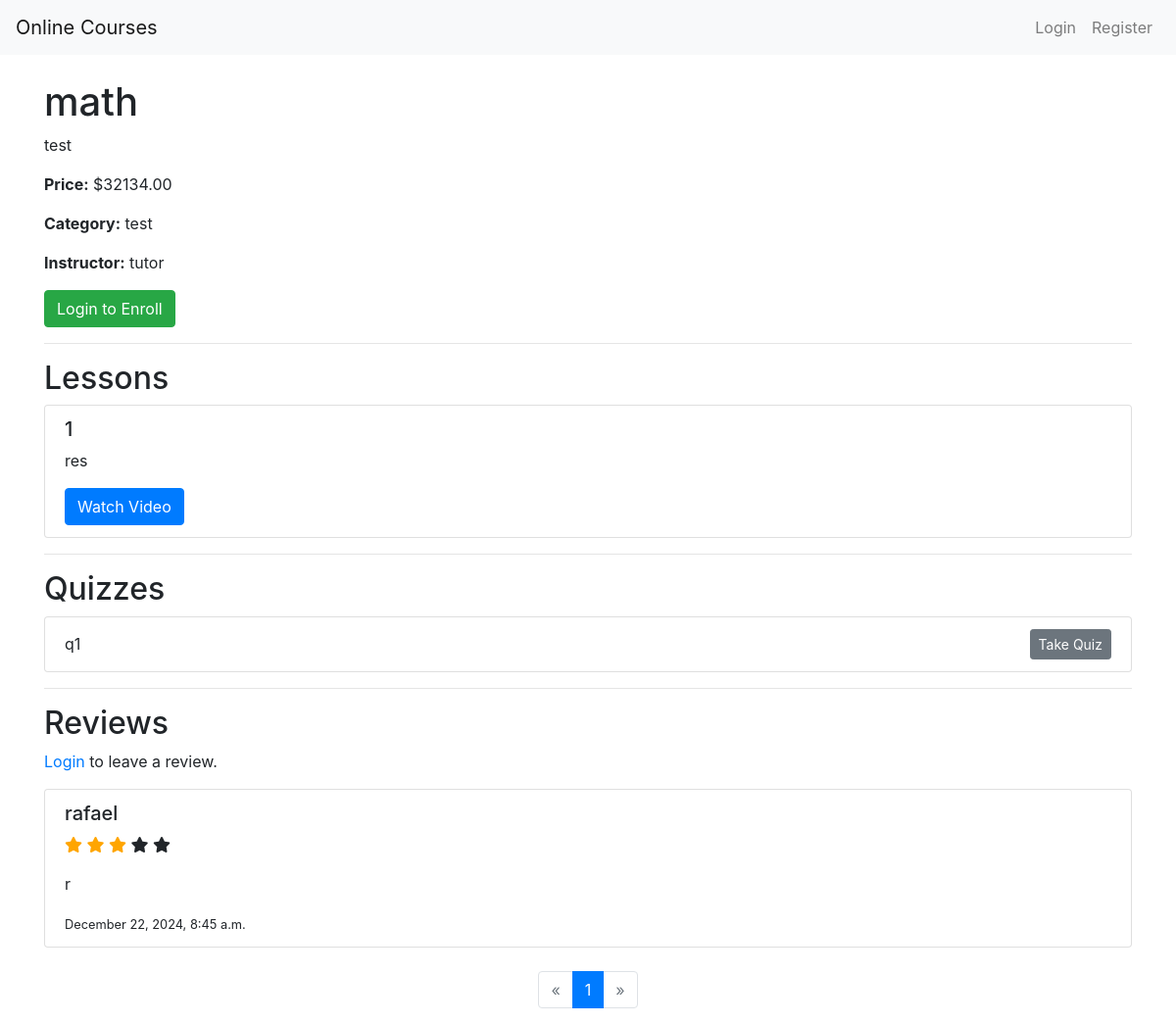
The page /courses/1/ on the database as committed earlier.
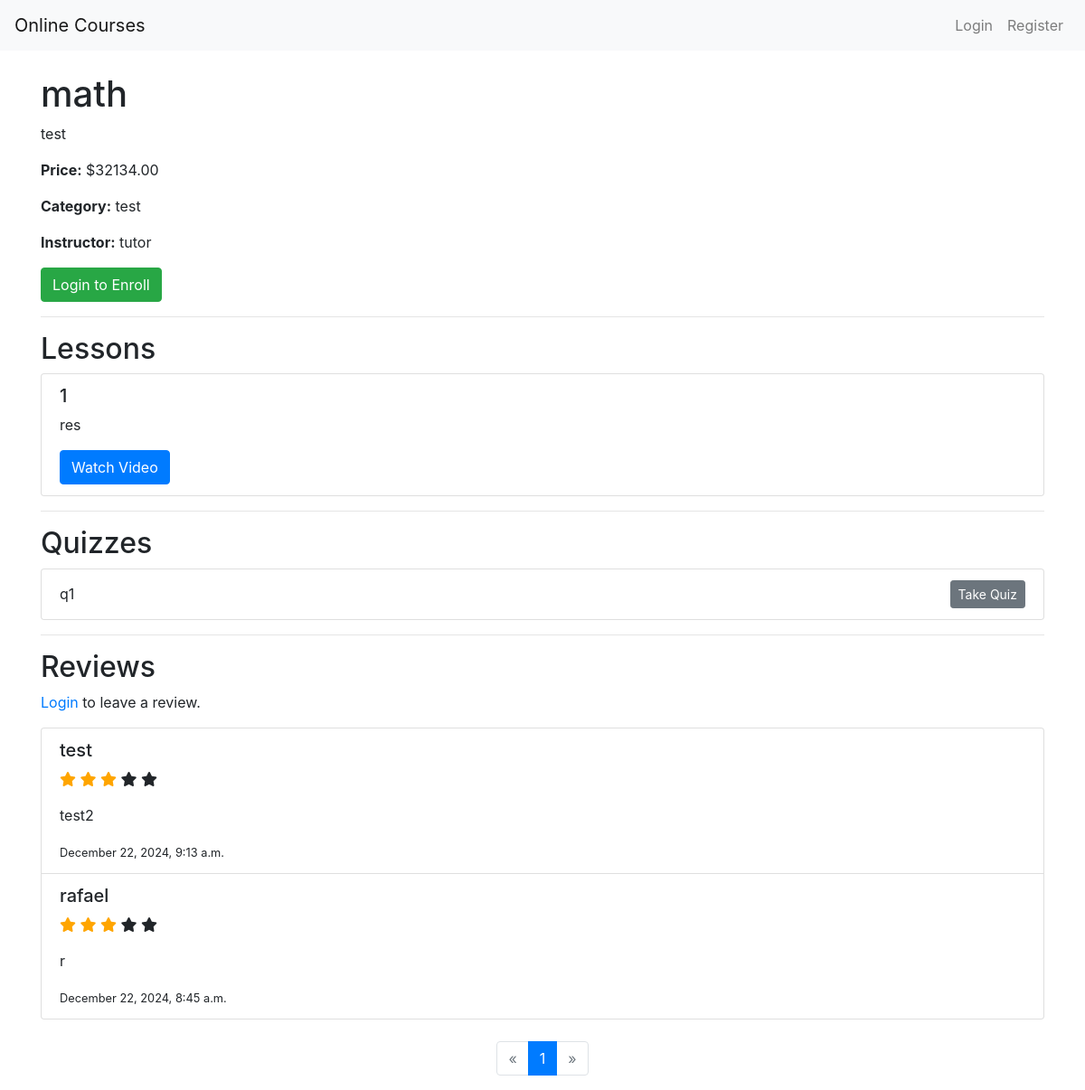
The same page on the database as committed later.
### courses/models.py (models this page shows, shortened)
class Course(models.Model):
    title = models.CharField(max_length=255)
    description = models.TextField()
    price = models.DecimalField(max_digits=8, decimal_places=2)
    category = models.ForeignKey(Category, on_delete=models.CASCADE, related_name='courses')
    created_at = models.DateTimeField(auto_now_add=True)
    instructor = models.ForeignKey(User, on_delete=models.CASCADE, related_name='courses')

class Category(models.Model):
    name = models.CharField(max_length=255)
    description = models.TextField()

class User(AbstractUser):
    is_student = models.BooleanField(default=False)
    is_instructor = models.BooleanField(default=False)

class Lesson(models.Model):
    course = models.ForeignKey(Course, on_delete=models.CASCADE, related_name='lessons')
    title = models.CharField(max_length=255)
    content = models.TextField()
    video_url = models.URLField()

class Quiz(models.Model):
    course = models.ForeignKey(Course, on_delete=models.CASCADE, related_name='quizzes')
    title = models.CharField(max_length=255)
    total_marks = models.IntegerField()

class Review(models.Model):
    course = models.ForeignKey(Course, on_delete=models.CASCADE, related_name='reviews')
    user = models.ForeignKey(User, on_delete=models.CASCADE, related_name='reviews')
    rating = models.IntegerField()
    comment = models.TextField()
    created_at = models.DateTimeField(auto_now_add=True)

### courses/views.py (the view, shortened to what this page needs)
# urls.py: path('courses/<int:course_id>/', views.course_detail, name='course_detail'),
def course_detail(request, course_id):
    course = get_object_or_404(Course, id=course_id)
    lessons = course.lessons.all()
    quizzes = course.quizzes.all()
    reviews_list = course.reviews.order_by('-created_at')
    from django.core.paginator import Paginator
    paginator = Paginator(reviews_list, 5)  # Show 5 reviews per page
    page_number = request.GET.get('page')
    reviews = paginator.get_page(page_number)
    is_enrolled = False
    has_reviewed = False
    context = {
        'course': course,
        'lessons': lessons,
        'quizzes': quizzes,
        'reviews': reviews,
        'is_enrolled': is_enrolled,          # Pass the enrollment flag
        'has_reviewed': has_reviewed,        # Pass the review flag
    }
    return render(request, 'courses/course_detail.html', context)

### courses/templates/courses/course_detail.html (shortened to what this page needs)
{% extends 'courses/base.html' %}
{% block content %}
<h1>{{ course.title }}</h1>
<p>{{ course.description }}</p>
<p><strong>Price:</strong> ${{ course.price }}</p>
<p><strong>Category:</strong> {{ course.category.name }}</p>
<p><strong>Instructor:</strong> {{ course.instructor.username }}</p>
{% if user.is_authenticated %}
    {% if user.is_student %}
        {% if is_enrolled %}
            <a href="{% url 'make_payment' course.id %}" class="btn btn-success">Enroll Now</a>
        {% endif %}
    {% endif %}
{% else %}
    <a href="{% url 'login' %}" class="btn btn-success">Login to Enroll</a>
{% endif %}
<hr>
<h2>Lessons</h2>
<ul class="list-group">
    {% for lesson in lessons %}
        <li class="list-group-item">
            <h5>{{ lesson.title }}</h5>
            <p>{{ lesson.content|truncatechars:150 }}</p>
            <a href="{{ lesson.video_url }}" target="_blank" class="btn btn-primary">Watch Video</a>
        </li>
    {% endfor %}
</ul>
<hr>
<h2>Quizzes</h2>
<ul class="list-group">
    {% for quiz in quizzes %}
        <li class="list-group-item d-flex justify-content-between align-items-center">
            {{ quiz.title }}
            <a href="{% url 'take_quiz' quiz.id %}" class="btn btn-secondary btn-sm">Take Quiz</a>
        </li>
    {% empty %}
        <li class="list-group-item">No quizzes available for this course.</li>
    {% endfor %}
</ul>
<hr>
<h2>Reviews</h2>
{% if user.is_authenticated and is_enrolled %}
    {% if not has_reviewed %}
        <button id="leave-review-btn" class="btn btn-primary mb-3">Leave a Review</button>
    {% else %}
        <p>You have already reviewed this course.</p>
    {% endif %}
{% else %}
    <p><a href="{% url 'login' %}">Login</a> to leave a review.</p>
{% endif %}
{% if reviews %}
    <div class="list-group">
        {% for review in reviews %}
            <div class="list-group-item" id="review-{{ review.id }}">
                <h5>{{ review.user.username }}</h5>
                <p>
                    {% for i in "12345" %}
                        {% if forloop.counter <= review.rating %}
                            <span class="fa fa-star checked"></span>
                        {% else %}
                            <span class="fa fa-star"></span>
                        {% endif %}
                    {% endfor %}
                </p>
                <p>{{ review.comment }}</p>
                <small>{{ review.created_at|date:"F j, Y, g:i a" }}</small>
            </div>
        {% endfor %}
    </div>
    <nav aria-label="Review navigation">
      <ul class="pagination justify-content-center mt-4">
        {% if reviews.has_previous %}
          <li class="page-item">
            <a class="page-link" href="?page={{ reviews.previous_page_number }}" aria-label="Previous">
              <span aria-hidden="true">&laquo;</span>
            </a>
          </li>
        {% else %}
          <li class="page-item disabled">
            <a class="page-link" href="#" aria-label="Previous">
              <span aria-hidden="true">&laquo;</span>
            </a>
          </li>
        {% endif %}
        {% for num in reviews.paginator.page_range %}
          {% if reviews.number == num %}
            <li class="page-item active"><a class="page-link" href="#">{{ num }}</a></li>
          {% else %}
            <li class="page-item"><a class="page-link" href="?page={{ num }}">{{ num }}</a></li>
          {% endif %}
        {% endfor %}
        {% if reviews.has_next %}
          <li class="page-item">
            <a class="page-link" href="?page={{ reviews.next_page_number }}" aria-label="Next">
              <span aria-hidden="true">&raquo;</span>
            </a>
          </li>
        {% else %}
          <li class="page-item disabled">
            <a class="page-link" href="#" aria-label="Next">
              <span aria-hidden="true">&raquo;</span>
            </a>
          </li>
        {% endif %}
      </ul>
    </nav>
{% else %}
    <p>No reviews yet for this course.</p>
{% endif %}
{% endblock %}

### courses/templates/courses/base.html (shortened to what this page needs)
<!DOCTYPE html>
<html lang="en">
<head>
    <link rel="stylesheet" href="https://stackpath.bootstrapcdn.com/bootstrap/4.5.0/css/bootstrap.min.css">
    <link rel="stylesheet" href="https://cdnjs.cloudflare.com/ajax/libs/font-awesome/6.4.0/css/all.min.css">
</head>
<body>
    <nav class="navbar navbar-expand-lg navbar-light bg-light">
        <a class="navbar-brand" href="{% url 'home' %}">Online Courses</a>
        <div class="collapse navbar-collapse" id="navbarNav">
            <ul class="navbar-nav ml-auto">
                {% if user.is_authenticated %}
                    <li class="nav-item">
                        <a class="nav-link" href="#">Hello, {{ user.username }}</a>
                    </li>
                    <li class="nav-item">
                        <a class="nav-link" href="{% url 'logout' %}">Logout</a>
                    </li>
                {% else %}
                    <li class="nav-item">
                        <a class="nav-link" href="{% url 'login' %}">Login</a>
                    </li>
                    <li class="nav-item">
                        <a class="nav-link" href="{% url 'register' %}">Register</a>
                    </li>
                {% endif %}
            </ul>
        </div>
    </nav>
    <div class="container mt-4">
        {% block content %}
        {% endblock %}
    </div>
</body>
</html>

### courses/templates/courses/base.html (style rules this page uses)
.checked { color: orange; }

Rows that differ between the two databases and show on the page:
added Review: user.username "test", rating 3 (drawn), comment "test2", created_at "December 22, 2024, 9:13 a.m."
